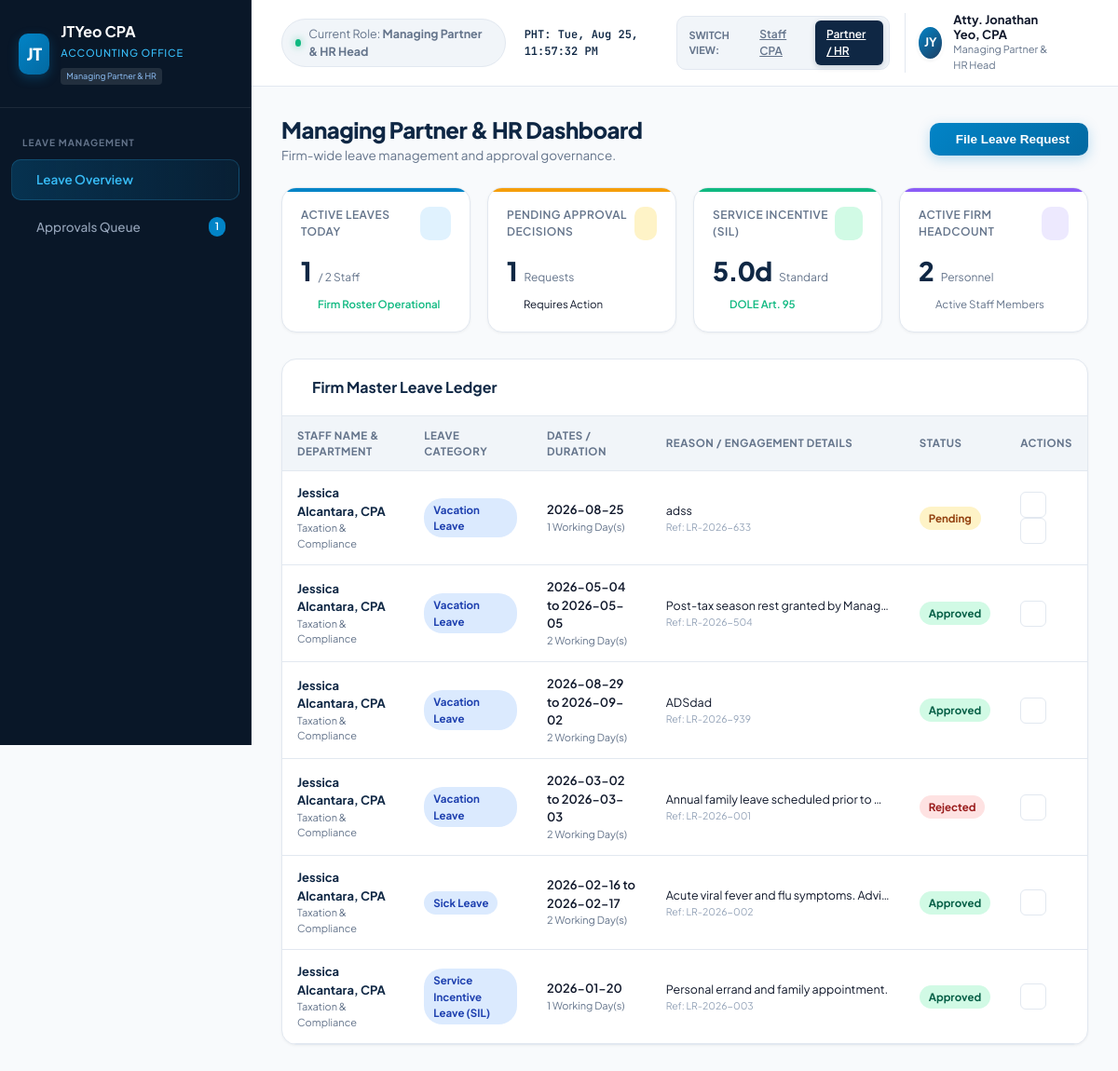
Before: /admin_dashboard.php (signed in) with the older database file.
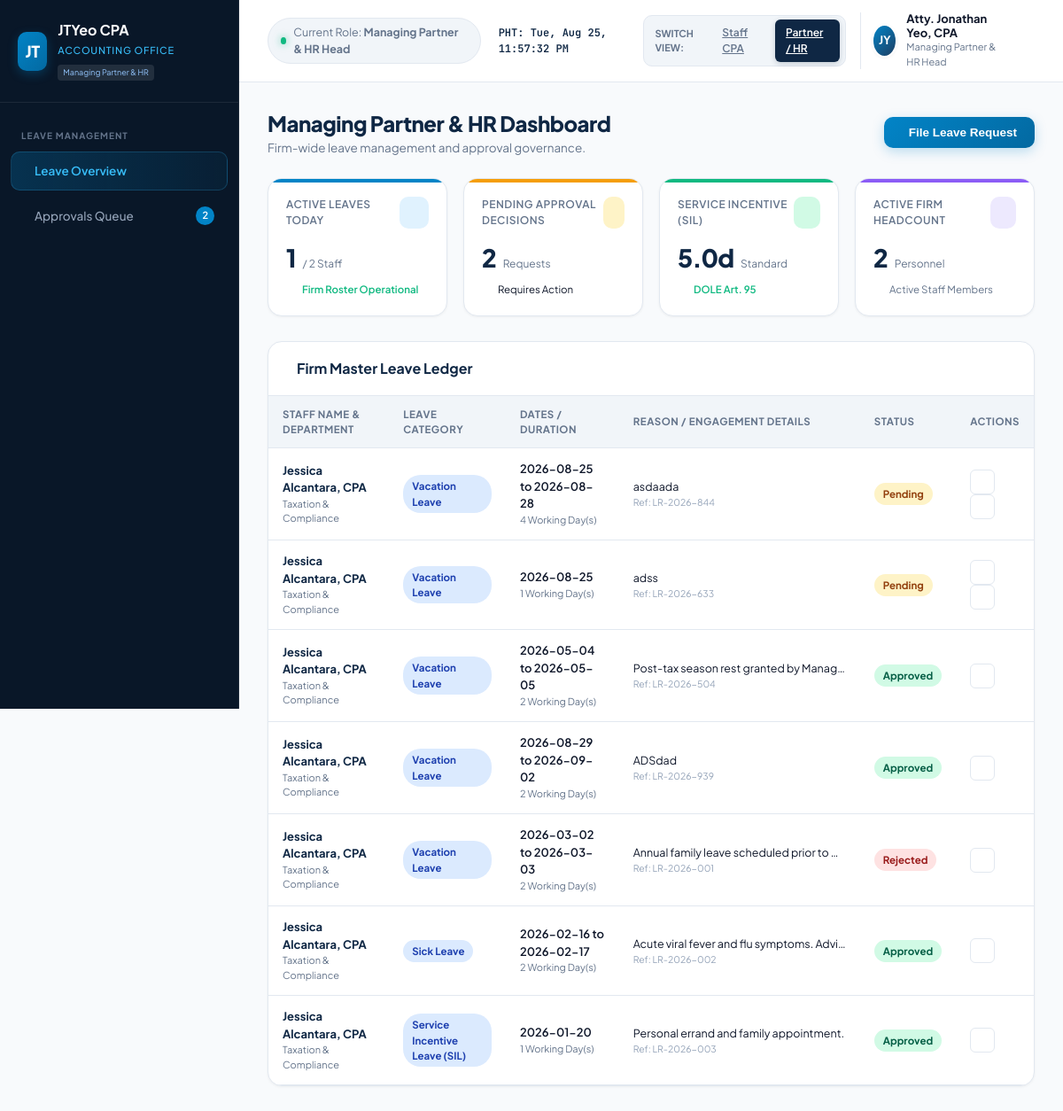
After: the same page with the newer database file.
### tables this page shows
CREATE TABLE leave_requests (
            id INTEGER PRIMARY KEY AUTOINCREMENT,
            ref_no TEXT UNIQUE NOT NULL,
            user_id INTEGER NOT NULL,
            leave_type TEXT NOT NULL, -- 'SIL', 'VL', 'SL', 'SoloParent', 'MagnaCarta', 'VAWC', 'Emergency'
            leave_type_label TEXT NOT NULL,
            start_date DATE NOT NULL,
            end_date DATE NOT NULL,
            days_count REAL NOT NULL,
            duration_mode TEXT DEFAULT 'full',
            reason TEXT NOT NULL,
            attachment_path TEXT,
            status TEXT DEFAULT 'Pending', -- 'Pending', 'Approved', 'Rejected'
            approver_name TEXT,
            rejection_reason TEXT,
            created_at DATETIME DEFAULT CURRENT_TIMESTAMP,
            decided_at DATETIME,
            FOREIGN KEY (user_id) REFERENCES users(id) ON DELETE CASCADE
        );

CREATE TABLE users (
            id INTEGER PRIMARY KEY AUTOINCREMENT,
            name TEXT NOT NULL,
            email TEXT UNIQUE NOT NULL,
            password TEXT NOT NULL,
            role TEXT NOT NULL, -- 'staff', 'supervisor', 'admin'
            department TEXT NOT NULL,
            title TEXT NOT NULL,
            avatar_initials TEXT NOT NULL,
            created_at DATETIME DEFAULT CURRENT_TIMESTAMP
        );

### auth.php (called while the page is built, shortened)
<?php
require_once __DIR__ . '/config/db.php';
function getCurrentUser() {
    global $pdo;
    $stmt = $pdo->prepare("
        SELECT u.*, b.sil_balance, b.vl_balance, b.sl_balance, b.solo_parent_balance
        FROM users u
        LEFT JOIN leave_balances b ON u.id = b.user_id
        WHERE u.id = ?
    ");
    $stmt->execute([$_SESSION['user_id']]);
    $user = $stmt->fetch();
    return $user;
}
function requireLogin() {
    $user = getCurrentUser();
    return $user;
}

### admin_dashboard.php (the view, shortened to what this page needs)
<?php
require_once __DIR__ . '/auth.php';
$user = requireLogin();
$approvalsStmt = $pdo->query("
    SELECT r.*, u.name as employee_name, u.department, u.title, u.avatar_initials
    FROM leave_requests r
    JOIN users u ON r.user_id = u.id
    WHERE r.status = 'Pending'
    ORDER BY r.created_at ASC
");
$pendingApprovals = $approvalsStmt->fetchAll();
$pendingCount = count($pendingApprovals);
$leaveReqStmt = $pdo->query("
    SELECT r.*, u.name as employee_name, u.department, u.title, u.avatar_initials
    FROM leave_requests r
    JOIN users u ON r.user_id = u.id
    ORDER BY r.created_at DESC
");
$leaveRequests = $leaveReqStmt->fetchAll();
$activeLeavesStmt = $pdo->query("
    SELECT r.*, u.name as employee_name, u.title, u.avatar_initials
    FROM leave_requests r
    JOIN users u ON r.user_id = u.id
    WHERE r.status = 'Approved' AND date('now') <= r.end_date
    ORDER BY r.start_date ASC
");
$activeLeaves = $activeLeavesStmt->fetchAll();
$allUsersStmt = $pdo->query("
    SELECT u.id, u.name, u.department, u.title,
           COALESCE(b.sil_balance, 5.0) as sil_balance,
           COALESCE(b.vl_balance, 12.0) as vl_balance,
           COALESCE(b.sl_balance, 10.0) as sl_balance,
           COALESCE(b.solo_parent_balance, 7.0) as solo_parent_balance
    FROM users u
    LEFT JOIN leave_balances b ON u.id = b.user_id
    ORDER BY u.id ASC
");
$allUsers = $allUsersStmt->fetchAll();
?>
<!DOCTYPE html>
<html lang="en">
<head>
  <link rel="stylesheet" href="style.css">
  <link href="https://cdn.jsdelivr.net/npm/fullcalendar@5.11.3/main.min.css" rel="stylesheet">
</head>
<body>
  <div class="app-container">
    <aside class="sidebar">
      <div class="brand-section">
        <div class="brand-logo">JT</div>
        <div class="brand-info">
          <h2>JTYeo CPA</h2>
          <span>Accounting Office</span>
          <div class="firm-badge">Managing Partner & HR</div>
        </div>
      </div>
      <nav class="sidebar-nav">
        <div class="nav-category">Leave Management</div>
        <a class="nav-item active" data-tab="my-portal" onclick="switchTab('my-portal')">
          <span>Leave Overview</span>
        </a>
        <a class="nav-item" data-tab="approvals" onclick="switchTab('approvals')">
          <span>Approvals Queue</span>
          <?php if ($pendingCount > 0): ?>
            <span class="nav-badge" id="pendingApprovalsBadge"><?= $pendingCount ?></span>
          <?php endif; ?>
        </a>
      </nav>
    </aside>
    <main class="main-wrapper">
      <header class="top-header">
        <div class="header-left">
          <div class="firm-status">
            <span class="status-dot"></span>
            <span>Current Role: <strong>Managing Partner & HR Head</strong></span>
          </div>
          <div class="ph-time" id="liveClock">PHT: Loading...</div>
        </div>
        <div class="header-right">
          <div class="role-switcher-container">
            <span class="role-switcher-label">Switch View:</span>
            <a href="actions/switch_role.php?role=staff" class="role-btn">Staff CPA</a>
            <a href="actions/switch_role.php?role=admin" class="role-btn active">Partner / HR</a>
          </div>
          <div class="user-profile">
            <div class="avatar"><?= htmlspecialchars($user['avatar_initials']) ?></div>
            <div class="profile-meta">
              <div class="user-name"><?= htmlspecialchars($user['name']) ?></div>
              <div class="user-role"><?= htmlspecialchars($user['title']) ?></div>
            </div>
            <a href="logout.php" title="Sign Out" style="margin-left: 8px; color: var(--text-muted); display:flex; align-items:center;">
              <i data-lucide="log-out" style="width: 16px; height: 16px;"></i>
            </a>
          </div>
        </div>
      </header>
      <div class="content-area">
        <div id="tab-my-portal" class="tab-pane">
          <div class="page-header">
            <div class="page-title">
              <h1>Managing Partner & HR Dashboard</h1>
              <p>Firm-wide leave management and approval governance.</p>
            </div>
            <div class="header-actions">
              <button class="btn-primary" onclick="openModal('applyModal')">
                <span>File Leave Request</span>
              </button>
            </div>
          </div>
          <div class="kpi-grid">
            <div class="kpi-card blue">
              <div class="kpi-header"><span class="kpi-label">Active Leaves Today</span><div class="kpi-icon"><i data-lucide="users"></i></div></div>
              <div class="kpi-value-row"><span class="kpi-value"><?= count($activeLeaves) ?></span><span class="kpi-sub">/ <?= count($allUsers) ?> Staff</span></div>
              <div class="kpi-footer positive"><i data-lucide="check" style="width:14px;height:14px;"></i><span>Firm Roster Operational</span></div>
            </div>
            <div class="kpi-card amber">
              <div class="kpi-header"><span class="kpi-label">Pending Approval Decisions</span><div class="kpi-icon"><i data-lucide="clock"></i></div></div>
              <div class="kpi-value-row"><span class="kpi-value"><?= $pendingCount ?></span><span class="kpi-sub">Requests</span></div>
              <div class="kpi-footer <?= $pendingCount > 0 ? 'warning' : 'positive' ?>">
                <i data-lucide="<?= $pendingCount > 0 ? 'alert-circle' : 'check' ?>" style="width:14px;height:14px;"></i>
                <span><?= $pendingCount > 0 ? 'Requires Action' : 'All Clear' ?></span>
              </div>
            </div>
            <div class="kpi-card green">
              <div class="kpi-header"><span class="kpi-label">Service Incentive (SIL)</span><div class="kpi-icon"><i data-lucide="shield-check"></i></div></div>
              <div class="kpi-value-row"><span class="kpi-value">5.0d</span><span class="kpi-sub">Standard</span></div>
              <div class="kpi-footer positive"><i data-lucide="scale" style="width:14px;height:14px;"></i><span>DOLE Art. 95</span></div>
            </div>
            <div class="kpi-card purple">
              <div class="kpi-header"><span class="kpi-label">Active Firm Headcount</span><div class="kpi-icon"><i data-lucide="briefcase"></i></div></div>
              <div class="kpi-value-row"><span class="kpi-value"><?= count($allUsers) ?></span><span class="kpi-sub">Personnel</span></div>
              <div class="kpi-footer neutral"><i data-lucide="layers" style="width:14px;height:14px;"></i><span>Active Staff Members</span></div>
            </div>
          </div>
          <div class="dashboard-card">
            <div class="card-head">
              <h3><i data-lucide="layers" style="color:var(--accent);"></i> Firm Master Leave Ledger</h3>
            </div>
            <div class="table-responsive">
              <table class="custom-table">
                <thead>
                  <tr>
                    <th>Staff Name & Department</th>
                    <th>Leave Category</th>
                    <th>Dates / Duration</th>
                    <th>Reason / Engagement Details</th>
                    <th>Status</th>
                    <th>Actions</th>
                  </tr>
                </thead>
                <tbody>
                  <?php if (empty($leaveRequests)): ?>
                    <tr><td colspan="6" style="text-align:center; padding:32px; color:var(--text-muted);">No leave applications recorded in database.</td></tr>
                  <?php else: ?>
                    <?php foreach ($leaveRequests as $req): ?>
                      <tr>
                        <td>
                          <div style="font-weight:700; color:var(--primary);"><?= htmlspecialchars($req['employee_name']) ?></div>
                          <div style="font-size:11px; color:var(--text-muted);"><?= htmlspecialchars($req['department']) ?></div>
                        </td>
                        <td><span class="badge badge-vl"><?= htmlspecialchars($req['leave_type_label']) ?></span></td>
                        <td>
                          <div style="font-weight:600;"><?= $req['start_date'] ?> <?= $req['start_date'] !== $req['end_date'] ? 'to ' . $req['end_date'] : '' ?></div>
                          <div style="font-size:11px; color:var(--text-muted);"><?= $req['days_count'] ?> Working Day(s)</div>
                        </td>
                        <td>
                          <div style="font-size:12.5px; max-width:240px; white-space:nowrap; overflow:hidden; text-overflow:ellipsis;" title="<?= htmlspecialchars($req['reason']) ?>"><?= htmlspecialchars($req['reason']) ?></div>
                          <div style="font-size:10.5px; color:var(--text-light);">Ref: <?= $req['ref_no'] ?></div>
                        </td>
                        <td>
                          <?php
                            $statusBadge = 'badge-pending';
                            if ($req['status'] === 'Approved') $statusBadge = 'badge-approved';
                            if ($req['status'] === 'Rejected') $statusBadge = 'badge-rejected';
                          ?>
                          <span class="badge <?= $statusBadge ?>"><?= $req['status'] ?></span>
                        </td>
                        <td>
                          <?php if ($req['status'] === 'Pending' || str_contains($req['status'], 'Endorsed')): ?>
                            <button class="btn-icon approve" title="Review & Decide" onclick="openDecisionModal('<?= $req['ref_no'] ?>', '<?= addslashes($req['employee_name']) ?>', '<?= addslashes($req['leave_type_label']) ?>', '<?= $req['days_count'] ?>', '<?= addslashes($req['department']) ?>')">
                              <i data-lucide="check-square" style="width:14px;height:14px;"></i>
                            </button>
                            <button class="btn-icon" title="View Signoff Details" onclick="viewDetailsModal('<?= $req['ref_no'] ?>', '<?= addslashes($req['employee_name']) ?>', '<?= addslashes($req['leave_type_label']) ?>', '<?= $req['days_count'] ?>', '<?= $req['start_date'] ?>', '<?= $req['end_date'] ?>', '<?= addslashes($req['reason']) ?>', '<?= $req['status'] ?>', '<?= addslashes($req['approver_name'] ?? 'Pending') ?>', '<?= addslashes($req['rejection_reason'] ?? '') ?>')">
                              <i data-lucide="eye" style="width:14px;height:14px;"></i>
                            </button>
                          <?php else: ?>
                            <button class="btn-icon" title="View Signoff Details" onclick="viewDetailsModal('<?= $req['ref_no'] ?>', '<?= addslashes($req['employee_name']) ?>', '<?= addslashes($req['leave_type_label']) ?>', '<?= $req['days_count'] ?>', '<?= $req['start_date'] ?>', '<?= $req['end_date'] ?>', '<?= addslashes($req['reason']) ?>', '<?= $req['status'] ?>', '<?= addslashes($req['approver_name'] ?? 'Pending') ?>', '<?= addslashes($req['rejection_reason'] ?? '') ?>')">
                              <i data-lucide="eye" style="width:14px;height:14px;"></i>
                            </button>
                          <?php endif; ?>
                        </td>
                      </tr>
                    <?php endforeach; ?>
                  <?php endif; ?>
                </tbody>
              </table>
            </div>
          </div>
        </div>
      </div>
    </main>
  </div>
</body>
</html>

Changed rows visible on the page:
added leave_requests: user.name "Jessica Alcantara, CPA", user.department "Taxation & Compliance", leave_type_label "Vacation Leave", start_date "2026-08-25", end_date "2026-08-28", days_count "4", reason "asdaada", ref_no "LR-2026-844", status "Pending"
Other visible differences:
$pendingCount: "1" → "2"
